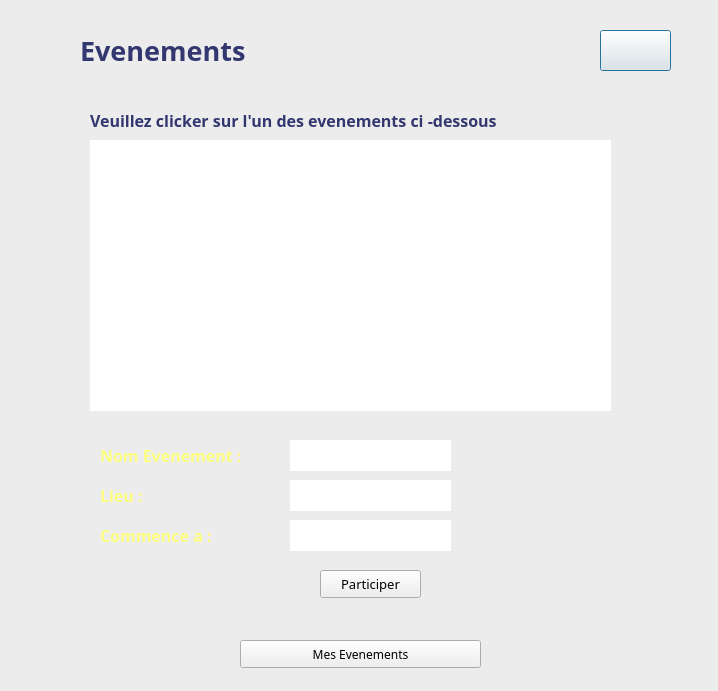
<?xml version="1.0" encoding="UTF-8"?>
<ui version="4.0">
 <class>Event</class>
 <widget class="QDialog" name="Event">
  <property name="geometry">
   <rect>
    <x>0</x>
    <y>0</y>
    <width>718</width>
    <height>691</height>
   </rect>
  </property>
  <property name="windowTitle">
   <string>Dialog</string>
  </property>
  <widget class="QGroupBox" name="groupBox_2">
   <property name="geometry">
    <rect>
     <x>-20</x>
     <y>-10</y>
     <width>821</width>
     <height>811</height>
    </rect>
   </property>
   <property name="styleSheet">
    <string notr="true">background-image: url(:/img/images/background.jpg);</string>
   </property>
   <property name="title">
    <string/>
   </property>
   <widget class="QLabel" name="label">
    <property name="geometry">
     <rect>
      <x>100</x>
      <y>40</y>
      <width>211</width>
      <height>41</height>
     </rect>
    </property>
    <property name="font">
     <font>
      <family>Neue Haas Grotesk Text Pro Ligh</family>
      <pointsize>20</pointsize>
      <weight>75</weight>
      <bold>true</bold>
     </font>
    </property>
    <property name="styleSheet">
     <string notr="true">border : none ;
background-color: none;
color : #333770 ;
background-image : url();
    
</string>
    </property>
    <property name="text">
     <string>Evenements</string>
    </property>
   </widget>
   <widget class="QPushButton" name="ajt">
    <property name="geometry">
     <rect>
      <x>620</x>
      <y>40</y>
      <width>71</width>
      <height>41</height>
     </rect>
    </property>
    <property name="styleSheet">
     <string notr="true">image: url(:/img/images/parametre.png);</string>
    </property>
    <property name="text">
     <string/>
    </property>
    <property name="icon">
     <iconset>
      <normaloff>:/img/images/add-circle-outline-logo-icon-png-svg.png</normaloff>:/img/images/add-circle-outline-logo-icon-png-svg.png</iconset>
    </property>
    <property name="iconSize">
     <size>
      <width>30</width>
      <height>30</height>
     </size>
    </property>
   </widget>
   <widget class="QTableView" name="eventdispo">
    <property name="geometry">
     <rect>
      <x>110</x>
      <y>150</y>
      <width>521</width>
      <height>271</height>
     </rect>
    </property>
    <property name="styleSheet">
     <string notr="true">border : none ;
background-color: none;
color : #333770 ;
background-image : url();
    
</string>
    </property>
   </widget>
   <widget class="QLineEdit" name="nomev">
    <property name="geometry">
     <rect>
      <x>310</x>
      <y>450</y>
      <width>161</width>
      <height>31</height>
     </rect>
    </property>
    <property name="styleSheet">
     <string notr="true">border : none ;
background-color: none;
color : #333770 ;
background-image : url();
    </string>
    </property>
   </widget>
   <widget class="QLabel" name="label_2">
    <property name="geometry">
     <rect>
      <x>110</x>
      <y>110</y>
      <width>641</width>
      <height>41</height>
     </rect>
    </property>
    <property name="font">
     <font>
      <family>Neue Haas Grotesk Text Pro Ligh</family>
      <pointsize>12</pointsize>
      <weight>75</weight>
      <bold>true</bold>
     </font>
    </property>
    <property name="styleSheet">
     <string notr="true">border : none ;
background-color: none;
color : #333770 ;
background-image : url();
    
</string>
    </property>
    <property name="text">
     <string>Veuillez clicker sur l'un des evenements ci -dessous</string>
    </property>
   </widget>
   <widget class="QPushButton" name="particip">
    <property name="geometry">
     <rect>
      <x>340</x>
      <y>580</y>
      <width>101</width>
      <height>28</height>
     </rect>
    </property>
    <property name="font">
     <font>
      <family>Neue Haas Grotesk Text Pro Thin</family>
      <pointsize>10</pointsize>
     </font>
    </property>
    <property name="styleSheet">
     <string notr="true">#pushButton_modifier_personnel
{
background-color:  #FFEB3B;
border-radius : 10px ;
color : white ; 
padding : 10px;}


#pushButton_modifier_personnel:hover
{
color : white ; 
background-color:  #FFF176;
 }

</string>
    </property>
    <property name="text">
     <string>Participer</string>
    </property>
   </widget>
   <widget class="QLabel" name="label_3">
    <property name="geometry">
     <rect>
      <x>120</x>
      <y>450</y>
      <width>171</width>
      <height>31</height>
     </rect>
    </property>
    <property name="font">
     <font>
      <family>Neue Haas Grotesk Text Pro Ligh</family>
      <pointsize>12</pointsize>
      <weight>75</weight>
      <bold>true</bold>
     </font>
    </property>
    <property name="styleSheet">
     <string notr="true">border : none ;
background-color: none;
color : rgb(255, 255, 127) ;
background-image : url();
    
</string>
    </property>
    <property name="text">
     <string>Nom Evenement :</string>
    </property>
   </widget>
   <widget class="QLineEdit" name="lieu">
    <property name="geometry">
     <rect>
      <x>310</x>
      <y>490</y>
      <width>161</width>
      <height>31</height>
     </rect>
    </property>
    <property name="styleSheet">
     <string notr="true">border : none ;
background-color: none;
color : #333770 ;
background-image : url();
    </string>
    </property>
   </widget>
   <widget class="QLabel" name="label_4">
    <property name="geometry">
     <rect>
      <x>120</x>
      <y>490</y>
      <width>171</width>
      <height>31</height>
     </rect>
    </property>
    <property name="font">
     <font>
      <family>Neue Haas Grotesk Text Pro Ligh</family>
      <pointsize>12</pointsize>
      <weight>75</weight>
      <bold>true</bold>
     </font>
    </property>
    <property name="styleSheet">
     <string notr="true">border : none ;
background-color: none;
color :rgb(255, 255, 127) ;
background-image : url();
    
</string>
    </property>
    <property name="text">
     <string>Lieu :</string>
    </property>
   </widget>
   <widget class="QLineEdit" name="tempdeb">
    <property name="geometry">
     <rect>
      <x>310</x>
      <y>530</y>
      <width>161</width>
      <height>31</height>
     </rect>
    </property>
    <property name="styleSheet">
     <string notr="true">border : none ;
background-color: none;
color : #333770 ;
background-image : url();
    </string>
    </property>
   </widget>
   <widget class="QLabel" name="label_5">
    <property name="geometry">
     <rect>
      <x>120</x>
      <y>530</y>
      <width>171</width>
      <height>31</height>
     </rect>
    </property>
    <property name="font">
     <font>
      <family>Neue Haas Grotesk Text Pro Ligh</family>
      <pointsize>12</pointsize>
      <weight>75</weight>
      <bold>true</bold>
     </font>
    </property>
    <property name="styleSheet">
     <string notr="true">border : none ;
background-color: none;
color :rgb(255, 255, 127) ;
background-image : url();
    
</string>
    </property>
    <property name="text">
     <string>Commence a :</string>
    </property>
   </widget>
   <widget class="QPushButton" name="pushButton">
    <property name="geometry">
     <rect>
      <x>260</x>
      <y>650</y>
      <width>241</width>
      <height>28</height>
     </rect>
    </property>
    <property name="font">
     <font>
      <family>Neue Haas Grotesk Text Pro Medi</family>
     </font>
    </property>
    <property name="styleSheet">
     <string notr="true">#pushButton_modifier_personnel
{
background-color:  #FFEB3B;
border-radius : 10px ;
color : white ; 
padding : 10px;}


#pushButton_modifier_personnel:hover
{
color : white ; 
background-color:  #FFF176;
 }

</string>
    </property>
    <property name="text">
     <string>Mes Evenements</string>
    </property>
   </widget>
   <widget class="QLabel" name="label_6">
    <property name="geometry">
     <rect>
      <x>30</x>
      <y>30</y>
      <width>81</width>
      <height>51</height>
     </rect>
    </property>
    <property name="styleSheet">
     <string notr="true">image: url(:/img/images/1714933.png);
border : none ;
background-color: none;
color : #333770 ;
background-image : url();
    
</string>
    </property>
    <property name="text">
     <string/>
    </property>
   </widget>
  </widget>
 </widget>
 <resources/>
 <connections/>
</ui>
